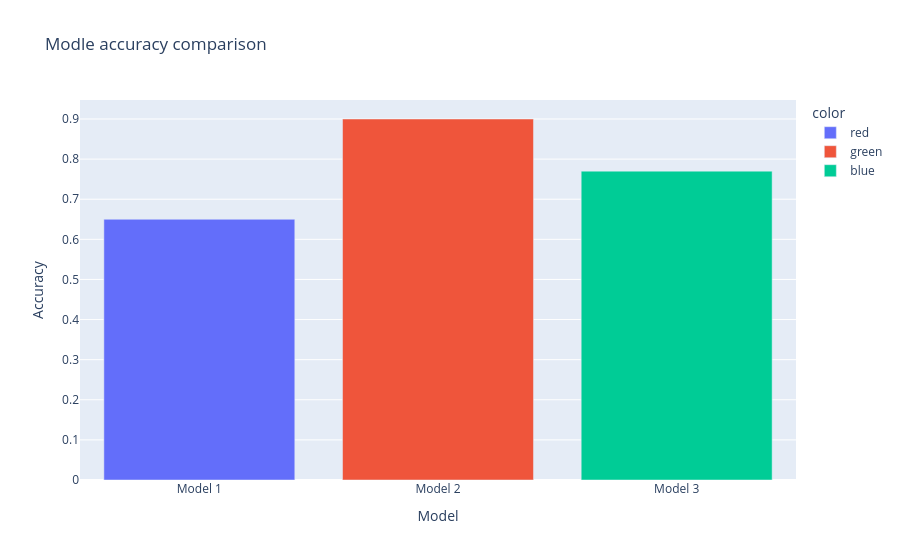

Write notebook code for a chart like this one.
### Code cell
df_model=pd.DataFrame({
    "Model":["Model 1","Model 2","Model 3"],
    "Accuracy":[0.65,0.90,0.77]

})

fig=px.bar(df_model,x=df_model["Model"],y=df_model["Accuracy"],title="Modle accuracy comparison",color=["red","green","blue"])
fig.write_image("plot2.png")
fig.show()

### Figure 1 — Plotly figure (JSON) as saved in the notebook; plotly's stock layout.template omitted (floating-point values rounded to 4 significant figures)
{"data": [{"hovertemplate": "color=red<br>Model=%{x}<br>Accuracy=%{y}<extra></extra>", "legendgroup": "red", "marker": {"color": "#636efa", "pattern": {"shape": ""}}, "name": "red", "orientation": "v", "showlegend": true, "textposition": "auto", "type": "bar", "x": ["Model 1"], "xaxis": "x", "y": [0.65], "yaxis": "y"}, {"hovertemplate": "color=green<br>Model=%{x}<br>Accuracy=%{y}<extra></extra>", "legendgroup": "green", "marker": {"color": "#EF553B", "pattern": {"shape": ""}}, "name": "green", "orientation": "v", "showlegend": true, "textposition": "auto", "type": "bar", "x": ["Model 2"], "xaxis": "x", "y": [0.9], "yaxis": "y"}, {"hovertemplate": "color=blue<br>Model=%{x}<br>Accuracy=%{y}<extra></extra>", "legendgroup": "blue", "marker": {"color": "#00cc96", "pattern": {"shape": ""}}, "name": "blue", "orientation": "v", "showlegend": true, "textposition": "auto", "type": "bar", "x": ["Model 3"], "xaxis": "x", "y": [0.77], "yaxis": "y"}], "layout": {"barmode": "relative", "legend": {"title": {"text": "color"}, "tracegroupgap": 0}, "title": {"text": "Modle accuracy comparison"}, "xaxis": {"anchor": "y", "domain": [0, 1], "title": {"text": "Model"}}, "yaxis": {"anchor": "x", "domain": [0, 1], "title": {"text": "Accuracy"}}}}
